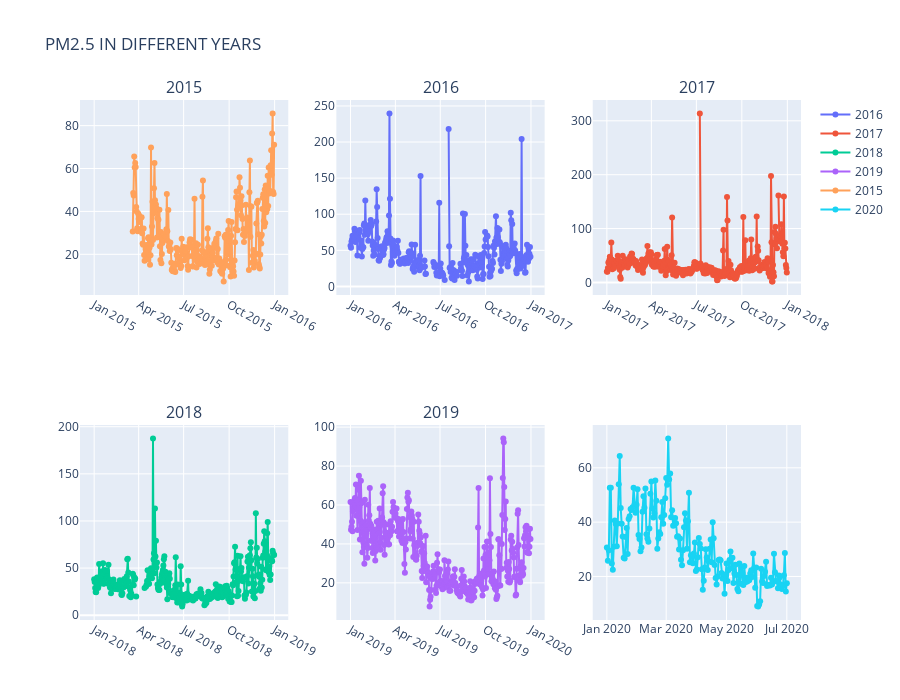

This figure's notebook cell:
### Code cell
from plotly.subplots import make_subplots
fig = make_subplots(rows=2, cols=3,subplot_titles=("2015","2016", "2017", "2018","2019"))
fig.add_trace(
    go.Scatter(
    name ="2016",
    mode = "lines+markers",
    y = aqi_level_16.iloc[:,2],
    x = aqi_level_16.iloc[:,1]),
    row = 1 ,col =2)


fig.add_trace(go.Scatter(
    name ="2017",
    mode = "lines+markers",
    y = aqi_level_17.iloc[:,2],
    x = aqi_level_17.iloc[:,1]),
    row=1, col=3
)

    
    


fig.add_trace(go.Scatter(
    name ="2018",
    mode = "lines+markers",
    y = aqi_level_18.iloc[:,2],
    x = aqi_level_18.iloc[:,1]),
    row=2, col=1
)

fig.add_trace(go.Scatter(
    name ="2019",
    mode = "lines+markers",
    y = aqi_level_19.iloc[:,2],
    x = aqi_level_19.iloc[:,1]),
    row=2, col=2
)

fig.add_trace(go.Scatter(
    name ="2015",
    mode = "lines+markers",
    y = aqi_level_15.iloc[:,2],
    x = aqi_level_15.iloc[:,1]),
    row=1, col=1
)
fig.add_trace(go.Scatter(name="2020",
                         mode = "lines+markers", 
                         y = aqi_level_20.iloc[:,2],
                         x = aqi_level_20.iloc[:,1]),
                         row = 2,col = 3)
fig.update_layout(title_text="PM2.5 IN DIFFERENT YEARS", height=700)
fig.show()

### Figure 1 — Plotly figure (JSON) as saved in the notebook; plotly's stock layout.template omitted (floating-point values rounded to 4 significant figures; data arrays with more than 128 entries replaced by an {"elided": "..."} marker saying what was removed)
{"data": [{"mode": "lines+markers", "name": "2016", "type": "scatter", "x": {"elided": "366 str values"}, "xaxis": "x2", "y": {"elided": "366 float values"}, "yaxis": "y2"}, {"mode": "lines+markers", "name": "2017", "type": "scatter", "x": {"elided": "365 str values"}, "xaxis": "x3", "y": {"elided": "365 float values"}, "yaxis": "y3"}, {"mode": "lines+markers", "name": "2018", "type": "scatter", "x": {"elided": "365 str values"}, "xaxis": "x4", "y": {"elided": "365 float values"}, "yaxis": "y4"}, {"mode": "lines+markers", "name": "2019", "type": "scatter", "x": {"elided": "365 str values"}, "xaxis": "x5", "y": {"elided": "365 float values"}, "yaxis": "y5"}, {"mode": "lines+markers", "name": "2015", "type": "scatter", "x": {"elided": "365 str values"}, "xaxis": "x", "y": {"elided": "365 float values"}, "yaxis": "y"}, {"mode": "lines+markers", "name": "2020", "type": "scatter", "x": {"elided": "183 str values"}, "xaxis": "x6", "y": {"elided": "183 float values"}, "yaxis": "y6"}], "layout": {"annotations": [{"font": {"size": 16}, "showarrow": false, "text": "2015", "x": 0.1444, "xanchor": "center", "xref": "paper", "y": 1, "yanchor": "bottom", "yref": "paper"}, {"font": {"size": 16}, "showarrow": false, "text": "2016", "x": 0.5, "xanchor": "center", "xref": "paper", "y": 1, "yanchor": "bottom", "yref": "paper"}, {"font": {"size": 16}, "showarrow": false, "text": "2017", "x": 0.8556, "xanchor": "center", "xref": "paper", "y": 1, "yanchor": "bottom", "yref": "paper"}, {"font": {"size": 16}, "showarrow": false, "text": "2018", "x": 0.1444, "xanchor": "center", "xref": "paper", "y": 0.375, "yanchor": "bottom", "yref": "paper"}, {"font": {"size": 16}, "showarrow": false, "text": "2019", "x": 0.5, "xanchor": "center", "xref": "paper", "y": 0.375, "yanchor": "bottom", "yref": "paper"}], "height": 700, "title": {"text": "PM2.5 IN DIFFERENT YEARS"}, "xaxis": {"anchor": "y", "domain": [0, 0.2889]}, "xaxis2": {"anchor": "y2", "domain": [0.3556, 0.6444]}, "xaxis3": {"anchor": "y3", "domain": [0.7111, 1]}, "xaxis4": {"anchor": "y4", "domain": [0, 0.2889]}, "xaxis5": {"anchor": "y5", "domain": [0.3556, 0.6444]}, "xaxis6": {"anchor": "y6", "domain": [0.7111, 1]}, "yaxis": {"anchor": "x", "domain": [0.625, 1]}, "yaxis2": {"anchor": "x2", "domain": [0.625, 1]}, "yaxis3": {"anchor": "x3", "domain": [0.625, 1]}, "yaxis4": {"anchor": "x4", "domain": [0, 0.375]}, "yaxis5": {"anchor": "x5", "domain": [0, 0.375]}, "yaxis6": {"anchor": "x6", "domain": [0, 0.375]}}}
